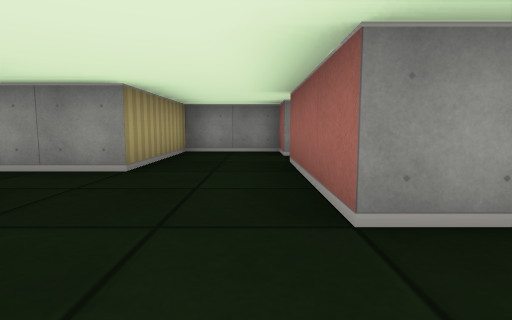
view 1 (above)

16 first-person views from a walk through a cub3D ray-caster map. The camera is about half as high as the walls, tilts 6° down and sees 80° across. The floor is counted in squares. Each view is taken from the middle of a square. On the plan, view 1 faces up. The plan holds only what a view shows up to about 9 squares ahead; the rest is blank.

view 2
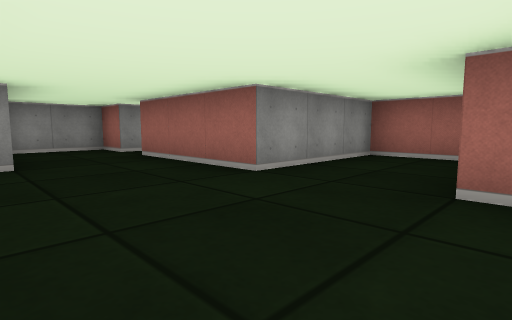

view 3
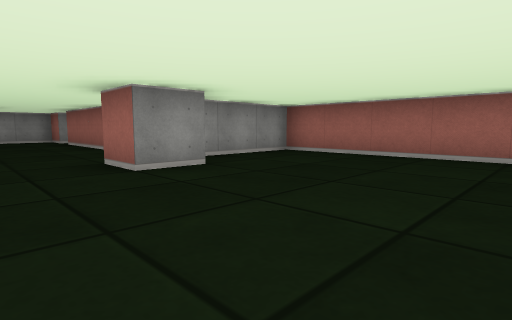

view 4
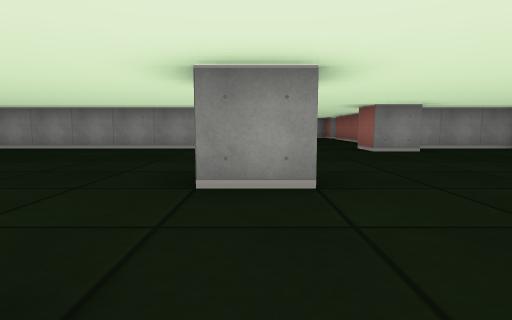

view 5
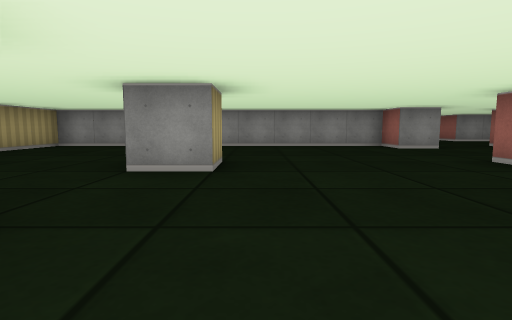

view 6
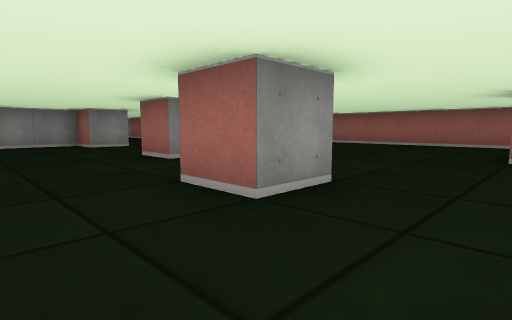

view 7
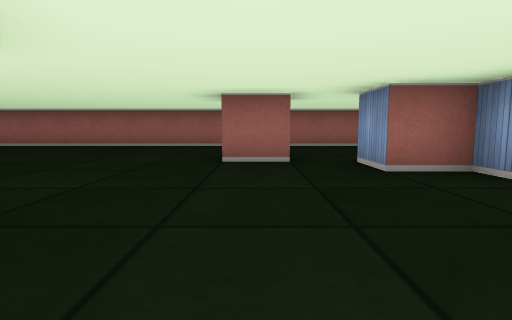

view 8
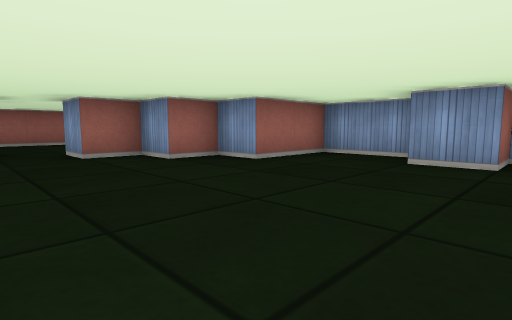

view 9
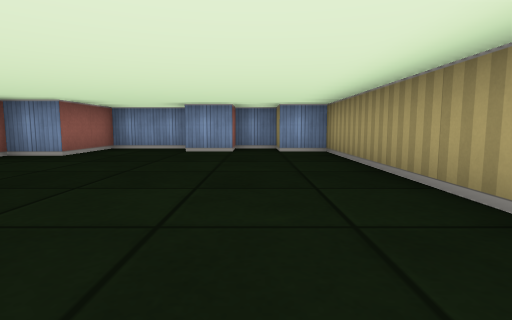

view 10
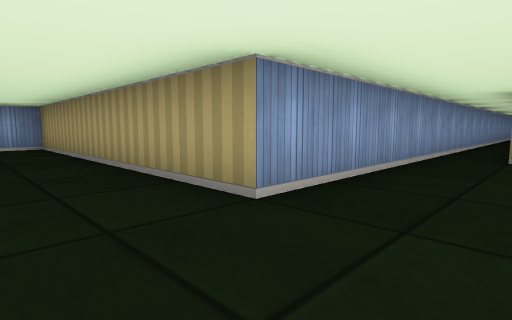

view 11
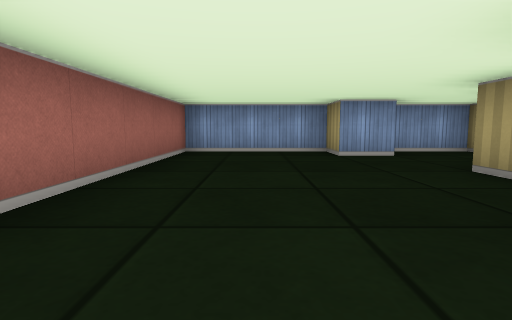

view 12
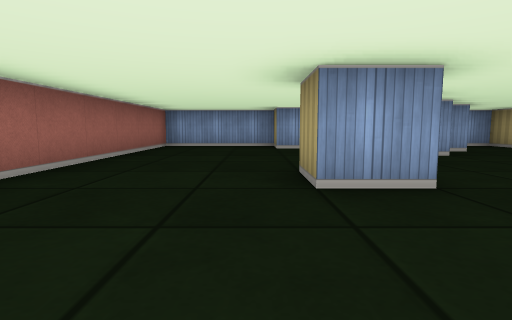

view 13
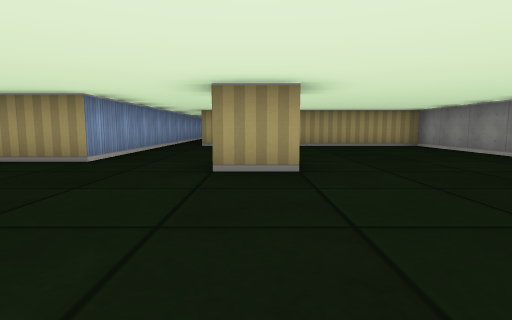

view 14
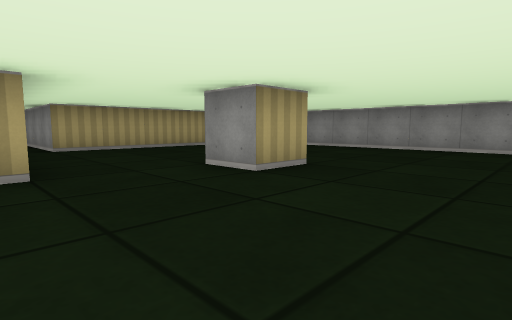

view 15
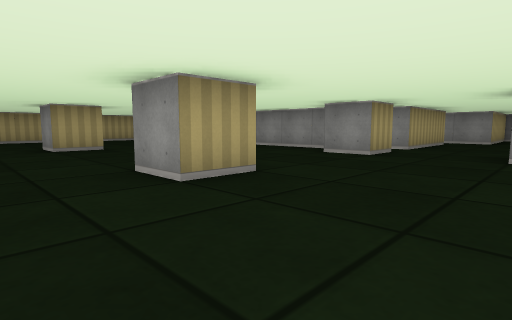

view 16
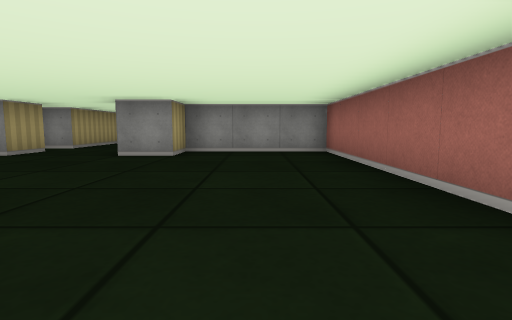

### Floor plan
Ten units are one square. View 1 is at (0, 0); x grows to the right and y downward. Boxes are objects, and circles mark ways between rooms. Rooms are numbered by the first view taken in them; rooms with no view inside come last. Other rooms are left out.
<svg viewBox="-189 -70 229 240">
<path fill="none" stroke="#000" d="M-25 -24 -25 5M-15 -45 -15 -35 -30 -35M35 0 35 -15 5 -15 5 -45M-75 54 -75 65 -85 65M-34 95 -45 95 -45 85M-25 55 -25 65 -35 65 -35 55M-5 116 -5 105 5 105 5 115M-5 129 -5 135M-25 14 -25 25 -35 25 -35 15 -125 15 -125 75 -155 75M-26 165 -9 165M-6 155 5 155 5 165 35 165 35 15 5 15 5 25 -5 25 -5 15M-184 85 -85 85 -85 155 -75 155 -75 165 -65 165 -65 155 -55 155 -55 165 -35 165 -35 145 -25 145 -25 135 -15 135 -15 125 -5 125M5 -55 5 -65 -15 -65 -15 -45"/>
<circle cx="-15" cy="15" r="3" fill="#2a7"/>
<circle cx="-5" cy="-40" r="3" fill="#2a7"/>
<text x="0" y="-20">1</text>
<text x="-60" y="80">2</text>
<text x="-10" y="-60">3</text>
</svg>
Room 1 opens to room 2. Room 1 opens to room 3.

Where each view was taken, in squares from view 1:
view 1: 0 up, 0 right, facing up
view 2: 1 down, 2 left, facing up-right
view 3: 6 down, 2 left, facing up-right
view 4: 9 down, 3 left, facing up
view 5: 10 down, 7 left, facing up
view 6: 11 down, 6 left, facing up-right
view 7: 11 down, 5 left, facing right
view 8: 11 down, 7 left, facing down-right
view 9: 9 down, 7 left, facing down
view 10: 7 down, 7 left, facing down-left
view 11: 10 down, 2 right, facing down
view 12: 8 down, 1 right, facing down
view 13: 6 down, 4 left, facing left
view 14: 9 down, 5 left, facing up-left
view 15: 8 down, 0 right, facing up-left
view 16: 8 down, 2 right, facing up
